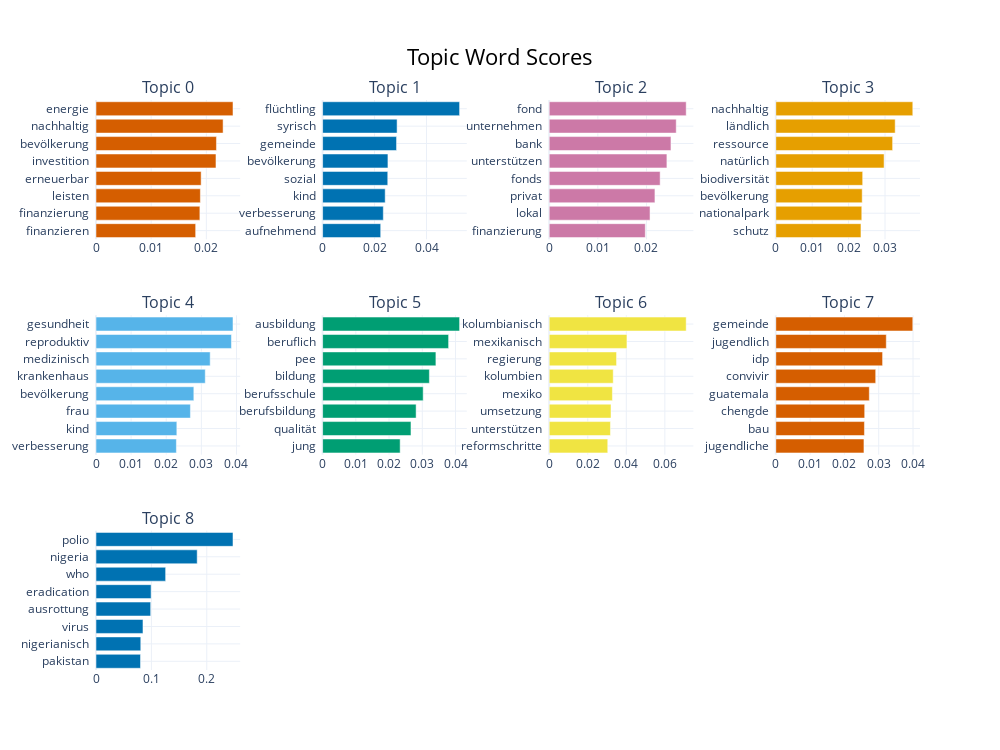

Here is the notebook cell this chart was saved with:
### Code cell
# Visualize the bar chart of the top words for each topic
guided_topic_model.visualize_barchart(n_words=8, top_n_topics=10)

### Figure 1 — Plotly figure (JSON) as saved in the notebook; plotly's stock layout.template omitted (floating-point values rounded to 4 significant figures)
{"data": [{"marker": {"color": "#D55E00"}, "orientation": "h", "type": "bar", "x": [0.01807, 0.01883, 0.01892, 0.01906, 0.02175, 0.02184, 0.02304, 0.02483], "xaxis": "x", "y": ["finanzieren  ", "finanzierung  ", "leisten  ", "erneuerbar  ", "investition  ", "bevölkerung  ", "nachhaltig  ", "energie  "], "yaxis": "y"}, {"marker": {"color": "#0072B2"}, "orientation": "h", "type": "bar", "x": [0.02236, 0.02337, 0.02408, 0.02508, 0.02514, 0.02846, 0.02867, 0.05272], "xaxis": "x2", "y": ["aufnehmend  ", "verbesserung  ", "kind  ", "sozial  ", "bevölkerung  ", "gemeinde  ", "syrisch  ", "flüchtling  "], "yaxis": "y2"}, {"marker": {"color": "#CC79A7"}, "orientation": "h", "type": "bar", "x": [0.01976, 0.02073, 0.02174, 0.02281, 0.0242, 0.02503, 0.02611, 0.02816], "xaxis": "x3", "y": ["finanzierung  ", "lokal  ", "privat  ", "fonds  ", "unterstützen  ", "bank  ", "unternehmen  ", "fond  "], "yaxis": "y3"}, {"marker": {"color": "#E69F00"}, "orientation": "h", "type": "bar", "x": [0.02339, 0.02362, 0.02374, 0.02387, 0.02975, 0.03209, 0.03279, 0.03763], "xaxis": "x4", "y": ["schutz  ", "nationalpark  ", "bevölkerung  ", "biodiversität  ", "natürlich  ", "ressource  ", "ländlich  ", "nachhaltig  "], "yaxis": "y4"}, {"marker": {"color": "#56B4E9"}, "orientation": "h", "type": "bar", "x": [0.02289, 0.02302, 0.02688, 0.02786, 0.03111, 0.03251, 0.03856, 0.039], "xaxis": "x5", "y": ["verbesserung  ", "kind  ", "frau  ", "bevölkerung  ", "krankenhaus  ", "medizinisch  ", "reproduktiv  ", "gesundheit  "], "yaxis": "y5"}, {"marker": {"color": "#009E73"}, "orientation": "h", "type": "bar", "x": [0.02334, 0.0266, 0.02814, 0.03027, 0.03213, 0.0341, 0.03792, 0.04123], "xaxis": "x6", "y": ["jung  ", "qualität  ", "berufsbildung  ", "berufsschule  ", "bildung  ", "pee  ", "beruflich  ", "ausbildung  "], "yaxis": "y6"}, {"marker": {"color": "#F0E442"}, "orientation": "h", "type": "bar", "x": [0.03038, 0.03177, 0.03206, 0.03278, 0.03322, 0.03494, 0.04033, 0.07106], "xaxis": "x7", "y": ["reformschritte  ", "unterstützen  ", "umsetzung  ", "mexiko  ", "kolumbien  ", "regierung  ", "mexikanisch  ", "kolumbianisch  "], "yaxis": "y7"}, {"marker": {"color": "#D55E00"}, "orientation": "h", "type": "bar", "x": [0.0257, 0.02583, 0.02591, 0.02725, 0.02912, 0.03113, 0.0322, 0.03993], "xaxis": "x8", "y": ["jugendliche  ", "bau  ", "chengde  ", "guatemala  ", "convivir  ", "idp  ", "jugendlich  ", "gemeinde  "], "yaxis": "y8"}, {"marker": {"color": "#0072B2"}, "orientation": "h", "type": "bar", "x": [0.08035, 0.08083, 0.08481, 0.09871, 0.09947, 0.1257, 0.1827, 0.2473], "xaxis": "x9", "y": ["pakistan  ", "nigerianisch  ", "virus  ", "ausrottung  ", "eradication  ", "who  ", "nigeria  ", "polio  "], "yaxis": "y9"}], "layout": {"annotations": [{"font": {"size": 16}, "showarrow": false, "text": "Topic 0", "x": 0.0875, "xanchor": "center", "xref": "paper", "y": 1, "yanchor": "bottom", "yref": "paper"}, {"font": {"size": 16}, "showarrow": false, "text": "Topic 1", "x": 0.3625, "xanchor": "center", "xref": "paper", "y": 1, "yanchor": "bottom", "yref": "paper"}, {"font": {"size": 16}, "showarrow": false, "text": "Topic 2", "x": 0.6375, "xanchor": "center", "xref": "paper", "y": 1, "yanchor": "bottom", "yref": "paper"}, {"font": {"size": 16}, "showarrow": false, "text": "Topic 3", "x": 0.9125, "xanchor": "center", "xref": "paper", "y": 1, "yanchor": "bottom", "yref": "paper"}, {"font": {"size": 16}, "showarrow": false, "text": "Topic 4", "x": 0.0875, "xanchor": "center", "xref": "paper", "y": 0.6222, "yanchor": "bottom", "yref": "paper"}, {"font": {"size": 16}, "showarrow": false, "text": "Topic 5", "x": 0.3625, "xanchor": "center", "xref": "paper", "y": 0.6222, "yanchor": "bottom", "yref": "paper"}, {"font": {"size": 16}, "showarrow": false, "text": "Topic 6", "x": 0.6375, "xanchor": "center", "xref": "paper", "y": 0.6222, "yanchor": "bottom", "yref": "paper"}, {"font": {"size": 16}, "showarrow": false, "text": "Topic 7", "x": 0.9125, "xanchor": "center", "xref": "paper", "y": 0.6222, "yanchor": "bottom", "yref": "paper"}, {"font": {"size": 16}, "showarrow": false, "text": "Topic 8", "x": 0.0875, "xanchor": "center", "xref": "paper", "y": 0.2444, "yanchor": "bottom", "yref": "paper"}], "height": 750, "hoverlabel": {"bgcolor": "white", "font": {"family": "Rockwell", "size": 16}}, "showlegend": false, "title": {"font": {"color": "Black", "size": 22}, "text": "Topic Word Scores", "x": 0.5, "xanchor": "center", "yanchor": "top"}, "width": 1000, "xaxis": {"anchor": "y", "domain": [0, 0.175], "showgrid": true}, "xaxis10": {"anchor": "y10", "domain": [0.275, 0.45], "showgrid": true}, "xaxis11": {"anchor": "y11", "domain": [0.55, 0.725], "showgrid": true}, "xaxis12": {"anchor": "y12", "domain": [0.825, 1], "showgrid": true}, "xaxis2": {"anchor": "y2", "domain": [0.275, 0.45], "showgrid": true}, "xaxis3": {"anchor": "y3", "domain": [0.55, 0.725], "showgrid": true}, "xaxis4": {"anchor": "y4", "domain": [0.825, 1], "showgrid": true}, "xaxis5": {"anchor": "y5", "domain": [0, 0.175], "showgrid": true}, "xaxis6": {"anchor": "y6", "domain": [0.275, 0.45], "showgrid": true}, "xaxis7": {"anchor": "y7", "domain": [0.55, 0.725], "showgrid": true}, "xaxis8": {"anchor": "y8", "domain": [0.825, 1], "showgrid": true}, "xaxis9": {"anchor": "y9", "domain": [0, 0.175], "showgrid": true}, "yaxis": {"anchor": "x", "domain": [0.7556, 1], "showgrid": true}, "yaxis10": {"anchor": "x10", "domain": [0, 0.2444], "showgrid": true}, "yaxis11": {"anchor": "x11", "domain": [0, 0.2444], "showgrid": true}, "yaxis12": {"anchor": "x12", "domain": [0, 0.2444], "showgrid": true}, "yaxis2": {"anchor": "x2", "domain": [0.7556, 1], "showgrid": true}, "yaxis3": {"anchor": "x3", "domain": [0.7556, 1], "showgrid": true}, "yaxis4": {"anchor": "x4", "domain": [0.7556, 1], "showgrid": true}, "yaxis5": {"anchor": "x5", "domain": [0.3778, 0.6222], "showgrid": true}, "yaxis6": {"anchor": "x6", "domain": [0.3778, 0.6222], "showgrid": true}, "yaxis7": {"anchor": "x7", "domain": [0.3778, 0.6222], "showgrid": true}, "yaxis8": {"anchor": "x8", "domain": [0.3778, 0.6222], "showgrid": true}, "yaxis9": {"anchor": "x9", "domain": [0, 0.2444], "showgrid": true}}}
